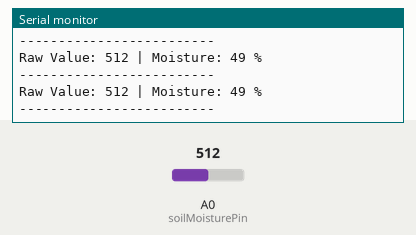
This sketch was run on a simulated Arduino Uno, built with avr-gcc and run on an emulated ATmega328P. On the bench: the last lines printed to the serial monitor. The inputs (shaded band) are chosen by the test bench; at power-on: A0 (soilMoisturePin) = 512.

Above: at 1.8 s.
1.9 s: A0 (soilMoisturePin) set to 716
At 2.9 s:
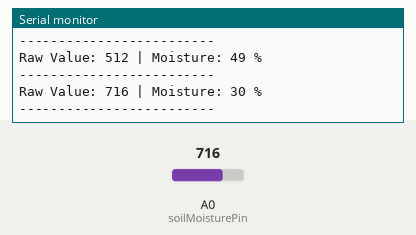
3.4 s: A0 (soilMoisturePin) set to 900
At 4.5 s:
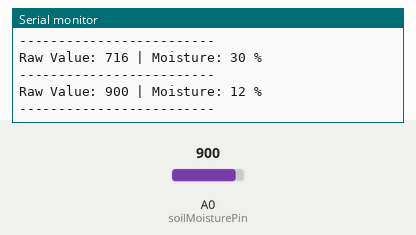
Timing chart, 0 to 6.4 s (numbered marks = the images above; inputs shaded):
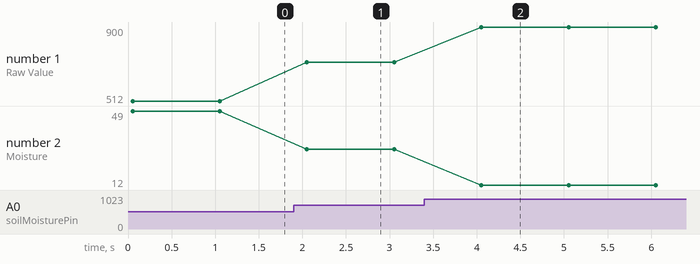

The sketch:

SoilMoistureSensor_test.ino
```cpp
/*
 * Arduino sketch to test a soil moisture sensor.
 *
 * This program reads the analog value from the sensor and prints it to the
 * Serial Monitor. The raw value gives an indication of moisture level.
 *
 * Connections:
 * - Soil Moisture Sensor VCC pin to Arduino 5V
 * - Soil Moisture Sensor GND pin to Arduino GND
 * - Soil Moisture Sensor A0 pin to Arduino Analog Pin A0
 *
 * NOTE: The raw values will vary based on the specific sensor and calibration.
 * A lower value typically means the soil is wetter, and a higher value means it's drier.
 */

// Define the analog pin connected to the soil moisture sensor
const int soilMoisturePin = A0;

void setup() {
  // Start serial communication
  Serial.begin(9600);
  Serial.println("Soil Moisture Sensor Test");
  Serial.println("-------------------------");
}

void loop() {
  // Read the analog value from the sensor.
  // The value will be between 0 (wettest) and 1023 (driest).
  int sensorValue = analogRead(soilMoisturePin);

  // Convert the raw value to a moisture percentage for easier understanding.
  // The map() function is used here.
  // The values (0, 1023) are typical for most sensors, but may need
  // calibration for your specific sensor.
  int moisturePercentage = map(sensorValue, 1023, 0, 0, 100);

  // Print the raw value and the calculated percentage
  Serial.print("Raw Value: ");
  Serial.print(sensorValue);
  Serial.print(" | ");
  Serial.print("Moisture: ");
  Serial.print(moisturePercentage);
  Serial.println(" %");
  Serial.println("-------------------------");

  // Wait for a second before the next reading
  delay(1000);
}
```

Measured:
- after the input at 1.9 s, the serial monitor: prints a new line after 0.15 s (image 1)
- after the input at 3.4 s, the serial monitor: prints a new line after 0.65 s (image 2)
- plotted number 1: 512 → 716 after the input at 1.9 s, 716 → 900 after the input at 3.4 s
- plotted number 2: 49 → 30 after the input at 1.9 s, 30 → 12 after the input at 3.4 s
